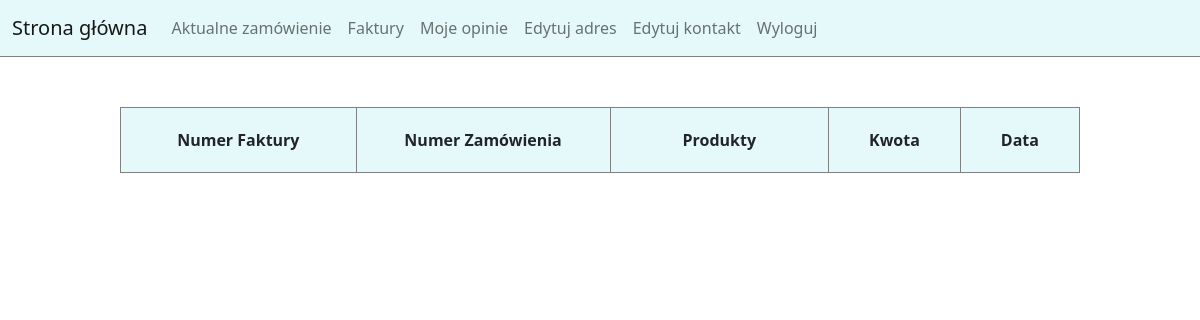
/zamowienia/faktury/ (signed in), run on an earlier commit of the app's database.
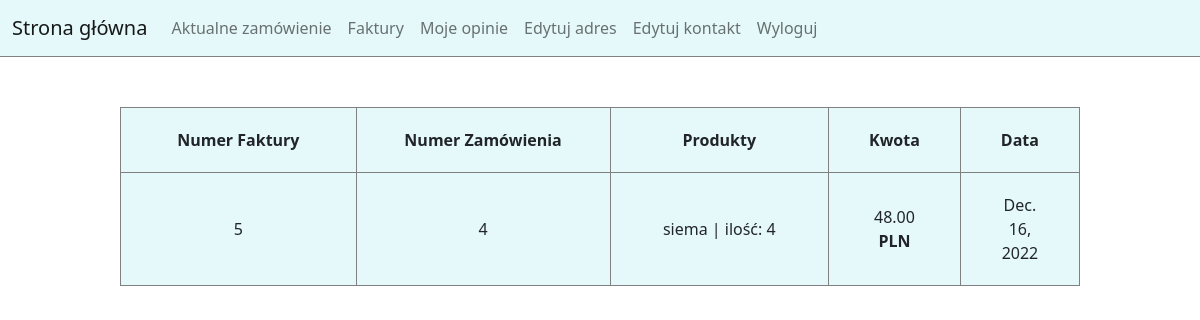
And on a later commit of the database.
### apps/zamowienia/models.py (models this page shows)
class Szczegoly_zamowienia(models.Model):
    ilosc = models.IntegerField()
    id_zamowienia = models.ForeignKey(Zamowienia, on_delete=models.PROTECT)
    id_produktu = models.ForeignKey(Produkty, on_delete=models.CASCADE)

class Faktury(models.Model):
    id_uzytkownika = models.ForeignKey(Uzytkownicy, on_delete=models.PROTECT)
    id_zamowienia = models.ForeignKey(Zamowienia, on_delete=models.PROTECT)
    kwota = models.DecimalField(decimal_places=2, max_digits=10)
    data_wystawienia = models.DateField(auto_created=True)

### apps/produkty/models.py (models this page shows)
class Produkty(models.Model):
    nazwa = models.TextField(max_length=100)
    cena = models.DecimalField(decimal_places=2, max_digits=5)
    opis = models.TextField(max_length=255, null=True, blank=True)
    id_producenta = models.ForeignKey(Producenci, on_delete=models.PROTECT)
    def __str__(self):
        return self.nazwa

### apps/zamowienia/views.py (the view)
# urls.py: path('faktury/', all_invoices, name='faktury'),
@login_required
def all_invoices(request):
    invoices = Faktury.objects.filter(id_uzytkownika=request.user.pk).values()
    new_invoices = []
    for i in range(invoices.count()):
        order = invoices[i].get('id_zamowienia_id')
        products = Szczegoly_zamowienia.objects.filter(id_zamowienia=order)
        new_invoices.append({'id': invoices[i].get('id'),
                             'id_zamowienia_id': invoices[i].get('id_zamowienia_id'),
                             'kwota': invoices[i].get('kwota'),
                             'data_wystawienia': invoices[i].get('data_wystawienia'),
                            'products': products})
    context = {'invoices': new_invoices}
    return render(request, 'allInvoices.html', context)

### apps/uzytkownicy/models.py (called while the page is built)
    @property
    def is_staff(self):
        return self.staff

### apps/zamowienia/templates/allInvoices.html
{% extends 'base.html' %}{% load static %}
{% block head %}
<link rel="stylesheet" href="{% static 'listStyles.css' %}" />
{% endblock head %} {% block title %} Faktury {% endblock title %}
{% block page %}
<div class="tableWrapper">
    <table>
        <tr>
            <th>Numer Faktury</th>
            <th>Numer Zamówienia</th>
            <th>Produkty</th>
            <th>Kwota</th>
            <th>Data</th>
        </tr>
        {% for invoice in invoices %}
        <tr>
            <td>{{ invoice.id }}</td>
            <td>{{ invoice.id_zamowienia_id }}</td>
            <td>
                {% for product in invoice.products%}
                {{ product.id_produktu}} | ilość:
                {{ product.ilosc}}
                <br>
                {% endfor %}
            </td>
            <td>{{ invoice.kwota }} <b>PLN</b></td>
            <td>{{invoice.data_wystawienia }}</td>
        </tr>
        {% endfor %}
    </table>
</div>
{% endblock page %}

What changed in the data, as far as the page shows it:
added Szczegoly_zamowienia: id_produktu "siema", ilosc "4"
added Faktury: kwota "48.00", data_wystawienia "Dec. 16, 2022"
Also different on the page:
new list line: "5 4 PLN"
